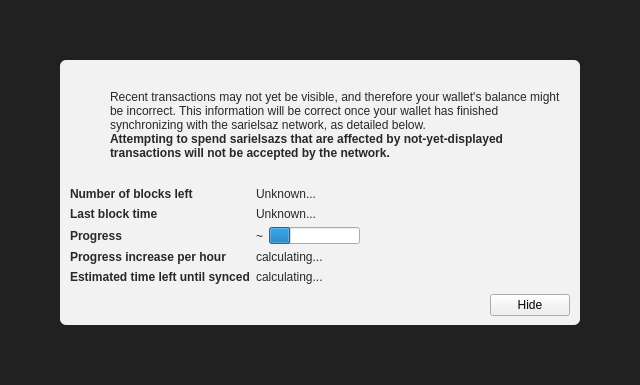
<?xml version="1.0" encoding="UTF-8"?>
<ui version="4.0">
 <class>ModalOverlay</class>
 <widget class="ModalOverlay" name="ModalOverlay">
  <property name="geometry">
   <rect>
    <x>0</x>
    <y>0</y>
    <width>640</width>
    <height>385</height>
   </rect>
  </property>
  <property name="windowTitle">
   <string>Form</string>
  </property>
  <layout class="QVBoxLayout" name="verticalLayout" stretch="0">
   <property name="sizeConstraint">
    <enum>QLayout::SetDefaultConstraint</enum>
   </property>
   <property name="leftMargin">
    <number>0</number>
   </property>
   <property name="topMargin">
    <number>0</number>
   </property>
   <property name="rightMargin">
    <number>0</number>
   </property>
   <property name="bottomMargin">
    <number>0</number>
   </property>
   <item>
    <widget class="QWidget" name="bgWidget" native="true">
     <property name="styleSheet">
      <string notr="true">#bgWidget { background: rgba(0,0,0,220); }</string>
     </property>
     <layout class="QVBoxLayout" name="verticalLayoutMain" stretch="1">
      <property name="leftMargin">
       <number>60</number>
      </property>
      <property name="topMargin">
       <number>60</number>
      </property>
      <property name="rightMargin">
       <number>60</number>
      </property>
      <property name="bottomMargin">
       <number>60</number>
      </property>
      <item>
       <widget class="QWidget" name="contentWidget" native="true">
        <property name="styleSheet">
         <string notr="true">#contentWidget { background: rgba(255,255,255,240); border-radius: 6px; }

QLabel { color: rgb(40,40,40);  }</string>
        </property>
        <layout class="QVBoxLayout" name="verticalLayoutSub" stretch="1,0,0,0">
         <property name="spacing">
          <number>0</number>
         </property>
         <property name="leftMargin">
          <number>10</number>
         </property>
         <property name="topMargin">
          <number>10</number>
         </property>
         <property name="rightMargin">
          <number>10</number>
         </property>
         <property name="bottomMargin">
          <number>10</number>
         </property>
         <item>
          <layout class="QHBoxLayout" name="horizontalLayoutIconText" stretch="0,1">
           <property name="topMargin">
            <number>20</number>
           </property>
           <item>
            <layout class="QVBoxLayout" name="verticalLayoutIcon">
             <property name="leftMargin">
              <number>0</number>
             </property>
             <item>
              <widget class="QPushButton" name="warningIcon">
               <property name="enabled">
                <bool>false</bool>
               </property>
               <property name="text">
                <string/>
               </property>
               <property name="icon">
                <iconset>
                 <normaloff>:/icons/warning</normaloff>
                 <disabledoff>:/icons/warning</disabledoff>:/icons/warning</iconset>
               </property>
               <property name="iconSize">
                <size>
                 <width>48</width>
                 <height>48</height>
                </size>
               </property>
               <property name="flat">
                <bool>true</bool>
               </property>
              </widget>
             </item>
             <item>
              <spacer name="verticalSpacerWarningIcon">
               <property name="orientation">
                <enum>Qt::Vertical</enum>
               </property>
               <property name="sizeHint" stdset="0">
                <size>
                 <width>20</width>
                 <height>40</height>
                </size>
               </property>
              </spacer>
             </item>
            </layout>
           </item>
           <item>
            <layout class="QVBoxLayout" name="verticalLayoutInfoText">
             <property name="leftMargin">
              <number>0</number>
             </property>
             <property name="topMargin">
              <number>0</number>
             </property>
             <item>
              <widget class="QLabel" name="infoText">
               <property name="text">
                <string>Recent transactions may not yet be visible, and therefore your wallet's balance might be incorrect. This information will be correct once your wallet has finished synchronizing with the sarielsaz network, as detailed below.</string>
               </property>
               <property name="textFormat">
                <enum>Qt::RichText</enum>
               </property>
               <property name="wordWrap">
                <bool>true</bool>
               </property>
              </widget>
             </item>
             <item>
              <widget class="QLabel" name="infoTextStrong">
               <property name="font">
                <font>
                 <weight>75</weight>
                 <bold>true</bold>
                </font>
               </property>
               <property name="text">
                <string>Attempting to spend sarielsazs that are affected by not-yet-displayed transactions will not be accepted by the network.</string>
               </property>
               <property name="textFormat">
                <enum>Qt::RichText</enum>
               </property>
               <property name="wordWrap">
                <bool>true</bool>
               </property>
              </widget>
             </item>
             <item>
              <spacer name="verticalSpacerInTextSpace">
               <property name="orientation">
                <enum>Qt::Vertical</enum>
               </property>
               <property name="sizeHint" stdset="0">
                <size>
                 <width>20</width>
                 <height>40</height>
                </size>
               </property>
              </spacer>
             </item>
            </layout>
           </item>
          </layout>
         </item>
         <item>
          <spacer name="verticalSpacerAfterText">
           <property name="orientation">
            <enum>Qt::Vertical</enum>
           </property>
           <property name="sizeHint" stdset="0">
            <size>
             <width>20</width>
             <height>40</height>
            </size>
           </property>
          </spacer>
         </item>
         <item>
          <layout class="QFormLayout" name="formLayout">
           <property name="fieldGrowthPolicy">
            <enum>QFormLayout::FieldsStayAtSizeHint</enum>
           </property>
           <property name="horizontalSpacing">
            <number>6</number>
           </property>
           <property name="verticalSpacing">
            <number>6</number>
           </property>
           <property name="topMargin">
            <number>10</number>
           </property>
           <item row="0" column="0">
            <widget class="QLabel" name="labelNumberOfBlocksLeft">
             <property name="font">
              <font>
               <weight>75</weight>
               <bold>true</bold>
              </font>
             </property>
             <property name="text">
              <string>Number of blocks left</string>
             </property>
            </widget>
           </item>
           <item row="0" column="1">
            <widget class="QLabel" name="numberOfBlocksLeft">
             <property name="text">
              <string>Unknown...</string>
             </property>
            </widget>
           </item>
           <item row="1" column="0">
            <widget class="QLabel" name="labelLastBlockTime">
             <property name="font">
              <font>
               <weight>75</weight>
               <bold>true</bold>
              </font>
             </property>
             <property name="text">
              <string>Last block time</string>
             </property>
            </widget>
           </item>
           <item row="1" column="1">
            <widget class="QLabel" name="newestBlockDate">
             <property name="sizePolicy">
              <sizepolicy hsizetype="Maximum" vsizetype="Preferred">
               <horstretch>0</horstretch>
               <verstretch>0</verstretch>
              </sizepolicy>
             </property>
             <property name="text">
              <string>Unknown...</string>
             </property>
            </widget>
           </item>
           <item row="2" column="0">
            <widget class="QLabel" name="labelSyncDone">
             <property name="font">
              <font>
               <weight>75</weight>
               <bold>true</bold>
              </font>
             </property>
             <property name="text">
              <string>Progress</string>
             </property>
            </widget>
           </item>
           <item row="2" column="1">
            <layout class="QHBoxLayout" name="horizontalLayoutSync" stretch="0,1">
             <item>
              <widget class="QLabel" name="percentageProgress">
               <property name="text">
                <string notr="true">~</string>
               </property>
              </widget>
             </item>
             <item>
              <widget class="QProgressBar" name="progressBar">
               <property name="value">
                <number>24</number>
               </property>
               <property name="format">
                <string/>
               </property>
              </widget>
             </item>
            </layout>
           </item>
           <item row="4" column="0">
            <widget class="QLabel" name="labelProgressIncrease">
             <property name="font">
              <font>
               <weight>75</weight>
               <bold>true</bold>
              </font>
             </property>
             <property name="text">
              <string>Progress increase per hour</string>
             </property>
            </widget>
           </item>
           <item row="4" column="1">
            <widget class="QLabel" name="progressIncreasePerH">
             <property name="text">
              <string>calculating...</string>
             </property>
            </widget>
           </item>
           <item row="5" column="0">
            <widget class="QLabel" name="labelEstimatedTimeLeft">
             <property name="font">
              <font>
               <weight>75</weight>
               <bold>true</bold>
              </font>
             </property>
             <property name="text">
              <string>Estimated time left until synced</string>
             </property>
            </widget>
           </item>
           <item row="5" column="1">
            <widget class="QLabel" name="expectedTimeLeft">
             <property name="text">
              <string>calculating...</string>
             </property>
            </widget>
           </item>
          </layout>
         </item>
         <item>
          <layout class="QHBoxLayout" name="horizontalLayoutButtons">
           <property name="leftMargin">
            <number>10</number>
           </property>
           <property name="topMargin">
            <number>10</number>
           </property>
           <item>
            <spacer name="horizontalSpacer">
             <property name="orientation">
              <enum>Qt::Horizontal</enum>
             </property>
             <property name="sizeHint" stdset="0">
              <size>
               <width>40</width>
               <height>20</height>
              </size>
             </property>
            </spacer>
           </item>
           <item>
            <widget class="QPushButton" name="closeButton">
             <property name="text">
              <string>Hide</string>
             </property>
            </widget>
           </item>
          </layout>
         </item>
        </layout>
       </widget>
      </item>
     </layout>
    </widget>
   </item>
  </layout>
 </widget>
 <customwidgets>
  <customwidget>
   <class>ModalOverlay</class>
   <extends>QWidget</extends>
   <header>modaloverlay.h</header>
   <container>1</container>
  </customwidget>
 </customwidgets>
 <resources/>
 <connections/>
</ui>
